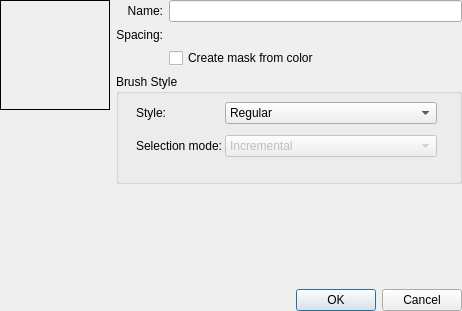
<?xml version="1.0" encoding="UTF-8"?>
<ui version="4.0">
 <class>KisWdgCustomBrush</class>
 <widget class="QDialog" name="KisWdgCustomBrush">
  <property name="geometry">
   <rect>
    <x>0</x>
    <y>0</y>
    <width>462</width>
    <height>311</height>
   </rect>
  </property>
  <layout class="QHBoxLayout" name="horizontalLayout_2">
   <property name="spacing">
    <number>6</number>
   </property>
   <property name="leftMargin">
    <number>0</number>
   </property>
   <property name="topMargin">
    <number>0</number>
   </property>
   <property name="rightMargin">
    <number>0</number>
   </property>
   <property name="bottomMargin">
    <number>0</number>
   </property>
   <item>
    <layout class="QVBoxLayout" name="verticalLayout_2">
     <item>
      <widget class="QLabel" name="preview">
       <property name="sizePolicy">
        <sizepolicy hsizetype="Fixed" vsizetype="Fixed">
         <horstretch>0</horstretch>
         <verstretch>0</verstretch>
        </sizepolicy>
       </property>
       <property name="minimumSize">
        <size>
         <width>110</width>
         <height>110</height>
        </size>
       </property>
       <property name="frameShape">
        <enum>QFrame::Box</enum>
       </property>
       <property name="text">
        <string/>
       </property>
      </widget>
     </item>
     <item>
      <spacer name="verticalSpacer_2">
       <property name="orientation">
        <enum>Qt::Vertical</enum>
       </property>
       <property name="sizeHint" stdset="0">
        <size>
         <width>20</width>
         <height>40</height>
        </size>
       </property>
      </spacer>
     </item>
    </layout>
   </item>
   <item>
    <layout class="QVBoxLayout" name="verticalLayout">
     <item>
      <layout class="QGridLayout" name="gridLayout">
       <item row="0" column="1">
        <widget class="QLineEdit" name="nameLineEdit"/>
       </item>
       <item row="1" column="1">
        <widget class="KisSpacingSelectionWidget" name="spacingWidget" native="true"/>
       </item>
       <item row="1" column="0">
        <widget class="QLabel" name="spacingLbl">
         <property name="text">
          <string>Spacing:</string>
         </property>
         <property name="alignment">
          <set>Qt::AlignRight|Qt::AlignTrailing|Qt::AlignVCenter</set>
         </property>
        </widget>
       </item>
       <item row="0" column="0">
        <widget class="QLabel" name="brushNameLbl">
         <property name="text">
          <string>Name:</string>
         </property>
         <property name="alignment">
          <set>Qt::AlignRight|Qt::AlignTrailing|Qt::AlignVCenter</set>
         </property>
        </widget>
       </item>
       <item row="2" column="1">
        <widget class="QCheckBox" name="colorAsMask">
         <property name="text">
          <string>Create mask from color</string>
         </property>
        </widget>
       </item>
      </layout>
     </item>
     <item>
      <widget class="QGroupBox" name="groupBox">
       <property name="minimumSize">
        <size>
         <width>0</width>
         <height>110</height>
        </size>
       </property>
       <property name="title">
        <string>Brush Style</string>
       </property>
       <property name="checkable">
        <bool>false</bool>
       </property>
       <widget class="QWidget" name="gridLayoutWidget_2">
        <property name="geometry">
         <rect>
          <x>20</x>
          <y>20</y>
          <width>301</width>
          <height>71</height>
         </rect>
        </property>
        <layout class="QGridLayout" name="gridLayout_2">
         <property name="spacing">
          <number>3</number>
         </property>
         <item row="0" column="0">
          <widget class="QLabel" name="textLabel2">
           <property name="sizePolicy">
            <sizepolicy hsizetype="Fixed" vsizetype="Preferred">
             <horstretch>0</horstretch>
             <verstretch>0</verstretch>
            </sizepolicy>
           </property>
           <property name="text">
            <string>Style:</string>
           </property>
           <property name="alignment">
            <set>Qt::AlignRight|Qt::AlignTrailing|Qt::AlignVCenter</set>
           </property>
          </widget>
         </item>
         <item row="0" column="1">
          <widget class="QComboBox" name="brushStyle">
           <property name="sizePolicy">
            <sizepolicy hsizetype="MinimumExpanding" vsizetype="Fixed">
             <horstretch>0</horstretch>
             <verstretch>0</verstretch>
            </sizepolicy>
           </property>
           <item>
            <property name="text">
             <string>Regular</string>
            </property>
           </item>
           <item>
            <property name="text">
             <string>Animated</string>
            </property>
           </item>
          </widget>
         </item>
         <item row="1" column="0">
          <widget class="QLabel" name="textLabel3">
           <property name="sizePolicy">
            <sizepolicy hsizetype="Fixed" vsizetype="Preferred">
             <horstretch>0</horstretch>
             <verstretch>0</verstretch>
            </sizepolicy>
           </property>
           <property name="text">
            <string>Selection mode:</string>
           </property>
           <property name="alignment">
            <set>Qt::AlignRight|Qt::AlignTrailing|Qt::AlignVCenter</set>
           </property>
          </widget>
         </item>
         <item row="1" column="1">
          <widget class="QComboBox" name="comboBox2">
           <property name="enabled">
            <bool>false</bool>
           </property>
           <property name="sizePolicy">
            <sizepolicy hsizetype="MinimumExpanding" vsizetype="Fixed">
             <horstretch>0</horstretch>
             <verstretch>0</verstretch>
            </sizepolicy>
           </property>
           <property name="currentIndex">
            <number>2</number>
           </property>
           <item>
            <property name="text">
             <string>Constant</string>
            </property>
           </item>
           <item>
            <property name="text">
             <string>Random</string>
            </property>
           </item>
           <item>
            <property name="text">
             <string>Incremental</string>
            </property>
           </item>
           <item>
            <property name="text">
             <string>Pressure</string>
            </property>
           </item>
           <item>
            <property name="text">
             <string>Angular</string>
            </property>
           </item>
          </widget>
         </item>
        </layout>
       </widget>
      </widget>
     </item>
     <item>
      <spacer name="verticalSpacer">
       <property name="orientation">
        <enum>Qt::Vertical</enum>
       </property>
       <property name="sizeHint" stdset="0">
        <size>
         <width>20</width>
         <height>40</height>
        </size>
       </property>
      </spacer>
     </item>
     <item>
      <layout class="QHBoxLayout" name="horizontalLayout">
       <item>
        <spacer name="horizontalSpacer">
         <property name="orientation">
          <enum>Qt::Horizontal</enum>
         </property>
         <property name="sizeHint" stdset="0">
          <size>
           <width>40</width>
           <height>20</height>
          </size>
         </property>
        </spacer>
       </item>
       <item>
        <widget class="QDialogButtonBox" name="buttonBox">
         <property name="orientation">
          <enum>Qt::Horizontal</enum>
         </property>
         <property name="standardButtons">
          <set>QDialogButtonBox::Cancel|QDialogButtonBox::Ok</set>
         </property>
        </widget>
       </item>
      </layout>
     </item>
    </layout>
   </item>
  </layout>
 </widget>
 <customwidgets>
  <customwidget>
   <class>KisSpacingSelectionWidget</class>
   <extends>QWidget</extends>
   <header>kis_spacing_selection_widget.h</header>
   <container>1</container>
  </customwidget>
 </customwidgets>
 <resources/>
 <connections>
  <connection>
   <sender>buttonBox</sender>
   <signal>accepted()</signal>
   <receiver>KisWdgCustomBrush</receiver>
   <slot>accept()</slot>
   <hints>
    <hint type="sourcelabel">
     <x>20</x>
     <y>20</y>
    </hint>
    <hint type="destinationlabel">
     <x>20</x>
     <y>20</y>
    </hint>
   </hints>
  </connection>
  <connection>
   <sender>buttonBox</sender>
   <signal>rejected()</signal>
   <receiver>KisWdgCustomBrush</receiver>
   <slot>reject()</slot>
   <hints>
    <hint type="sourcelabel">
     <x>20</x>
     <y>20</y>
    </hint>
    <hint type="destinationlabel">
     <x>20</x>
     <y>20</y>
    </hint>
   </hints>
  </connection>
 </connections>
</ui>
